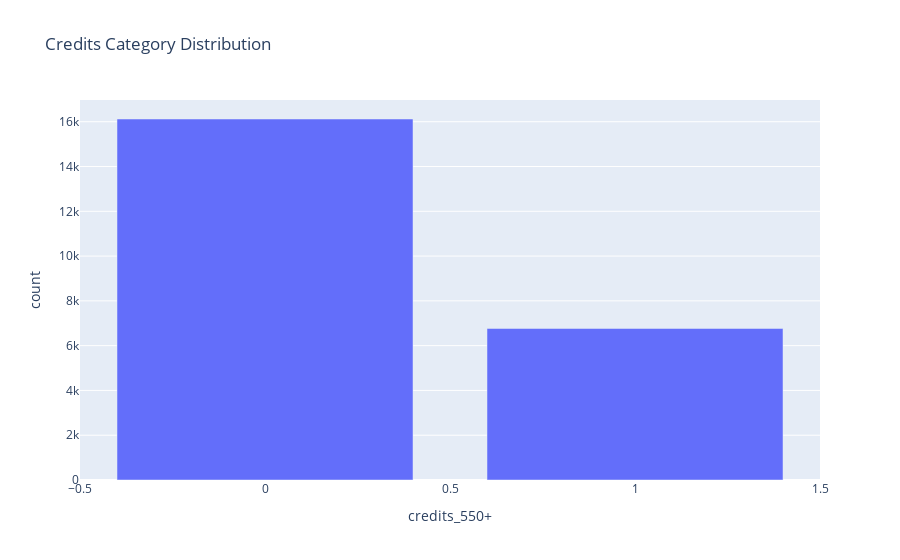

Here is the notebook cell this chart was saved with:
### Code cell
df_merge_full = get_merged_table()
df_modeling, colname = get_split_values(df_merge_full, 550)

y = df_modeling[colname]
X = df_modeling.drop(columns=[colname])

X_train, X_test, y_train, y_test = train_test_split(X, y, stratify=y , train_size=0.8, random_state=42)

X_train_smote, y_train_smote = get_smote_train(X_train, y_train)

### Figure 1 — Plotly figure (JSON) as saved in the notebook; plotly's stock layout.template omitted (floating-point values rounded to 4 significant figures)
{"data": [{"hovertemplate": "credits_550+=%{x}<br>count=%{y}<extra></extra>", "legendgroup": "", "marker": {"color": "#636efa", "pattern": {"shape": ""}}, "name": "", "orientation": "v", "showlegend": false, "textposition": "auto", "type": "bar", "x": [0, 1], "xaxis": "x", "y": [16122, 6767], "yaxis": "y"}], "layout": {"barmode": "relative", "legend": {"tracegroupgap": 0}, "title": {"text": "Credits Category Distribution"}, "xaxis": {"anchor": "y", "domain": [0, 1], "title": {"text": "credits_550+"}}, "yaxis": {"anchor": "x", "domain": [0, 1], "title": {"text": "count"}}}}
